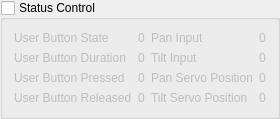
         <widget class="QGroupBox" name="StatusCGroupBox">
          <property name="title">
           <string>Status Control</string>
          </property>
          <property name="checkable">
           <bool>true</bool>
          </property>
          <property name="checked">
           <bool>false</bool>
          </property>
          <layout class="QGridLayout" name="statusLayout">
           <item row="2" column="0">
            <widget class="QLabel" name="userButtonDurationLabel">
             <property name="text">
              <string>User Button Duration</string>
             </property>
            </widget>
           </item>
           <item row="1" column="0">
            <widget class="QLabel" name="userButtonStateLabel">
             <property name="text">
              <string>User Button State</string>
             </property>
            </widget>
           </item>
           <item row="1" column="1">
            <widget class="QLabel" name="userButtonStateValue">
             <property name="text">
              <string>0</string>
             </property>
            </widget>
           </item>
           <item row="1" column="2">
            <widget class="QLabel" name="panInputLabel">
             <property name="text">
              <string>Pan Input</string>
             </property>
            </widget>
           </item>
           <item row="1" column="3">
            <widget class="QLabel" name="panInputValue">
             <property name="text">
              <string>0</string>
             </property>
            </widget>
           </item>
           <item row="2" column="2">
            <widget class="QLabel" name="tiltInputLabel">
             <property name="text">
              <string>Tilt Input</string>
             </property>
            </widget>
           </item>
           <item row="3" column="0">
            <widget class="QLabel" name="userButtonPressedLabel">
             <property name="text">
              <string>User Button Pressed</string>
             </property>
            </widget>
           </item>
           <item row="2" column="1">
            <widget class="QLabel" name="userButtonDurationValue">
             <property name="text">
              <string>0</string>
             </property>
            </widget>
           </item>
           <item row="2" column="3">
            <widget class="QLabel" name="tiltInputValue">
             <property name="text">
              <string>0</string>
             </property>
            </widget>
           </item>
           <item row="3" column="1">
            <widget class="QLabel" name="userButtonPressedValue">
             <property name="text">
              <string>0</string>
             </property>
            </widget>
           </item>
           <item row="3" column="3">
            <widget class="QLabel" name="panServoPositionValue">
             <property name="text">
              <string>0</string>
             </property>
            </widget>
           </item>
           <item row="3" column="2">
            <widget class="QLabel" name="panServoPositionLabel">
             <property name="text">
              <string>Pan Servo Position</string>
             </property>
            </widget>
           </item>
           <item row="4" column="2">
            <widget class="QLabel" name="tiltServoPositionLabel">
             <property name="text">
              <string>Tilt Servo Position</string>
             </property>
            </widget>
           </item>
           <item row="4" column="0">
            <widget class="QLabel" name="userButtonReleasedLabel">
             <property name="text">
              <string>User Button Released</string>
             </property>
            </widget>
           </item>
           <item row="4" column="1">
            <widget class="QLabel" name="userButtonReleasedValue">
             <property name="text">
              <string>0</string>
             </property>
            </widget>
           </item>
           <item row="4" column="3">
            <widget class="QLabel" name="tiltServoPositionValue">
             <property name="text">
              <string>0</string>
             </property>
            </widget>
           </item>
          </layout>
         </widget>
